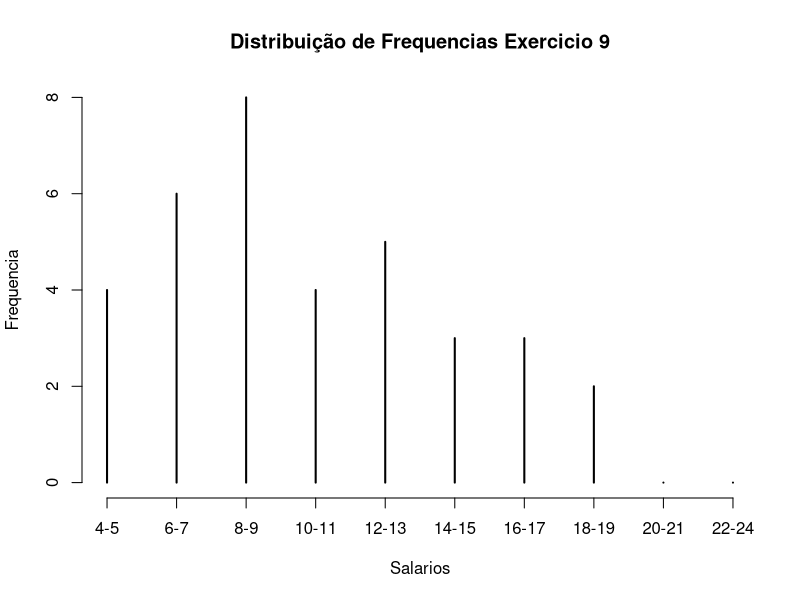
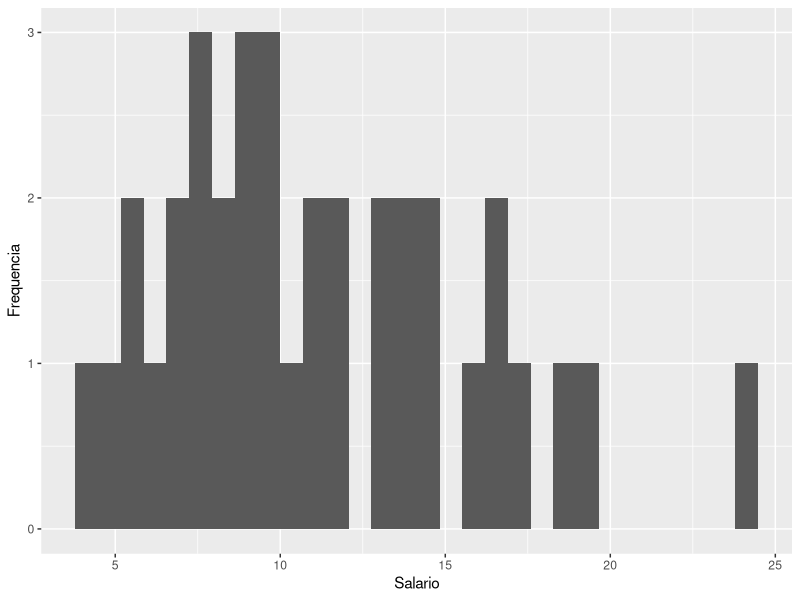

The R script that drew these images, in order:
salario<-c(4.00,4.56,5.25,5.73,6.26,6.66,6.86,7.39,7.59,7.44,8.12,8.46,8.74,
                                               8.95,
                                               9.13,
                                               9.35,
                                               9.77,
                                               9.80,
                                               10.53,
                                               10.76,
                                               11.06,
                                               11.59,
                                               12.00,
                                               12.79,
                                               13.23,
                                               13.60,
                                               13.85,
                                               14.69,
                                               14.71,
                                               15.99,
                                               16.22,
                                               16.61,
                                               17.26,
                                               18.75,
                                               19.40,
                                               24.00)
summary(salario)

#min = 4
#max = 24

brk<-seq(4,24,2);brk

classes<-c("4-5","6-7","8-9","10-11","12-13","14-15","16-17","18-19","20-21","22-24")

table(cut(salario,breaks=brk,right=FALSE,labels=classes))

plot(table(cut(salario,breaks=brk,right=FALSE,labels=classes)), ylab="Frequencia",main="Distribuição de Frequencias Exercicio 9", xlab="Salarios")

#histograma simples

#hist(salario, main="Histograma do Exercicio 9", xlab ="Salario", ylab ="Frequencia")

#Histograma mais bonito

install.packages("ggplot2")

library(ggplot2)

salarioHist<- data.frame(y = salario)

hist1<- ggplot(salarioHist, aes(y)) + geom_histogram() + xlab("Salario") + ylab("Frequencia")

hist1



